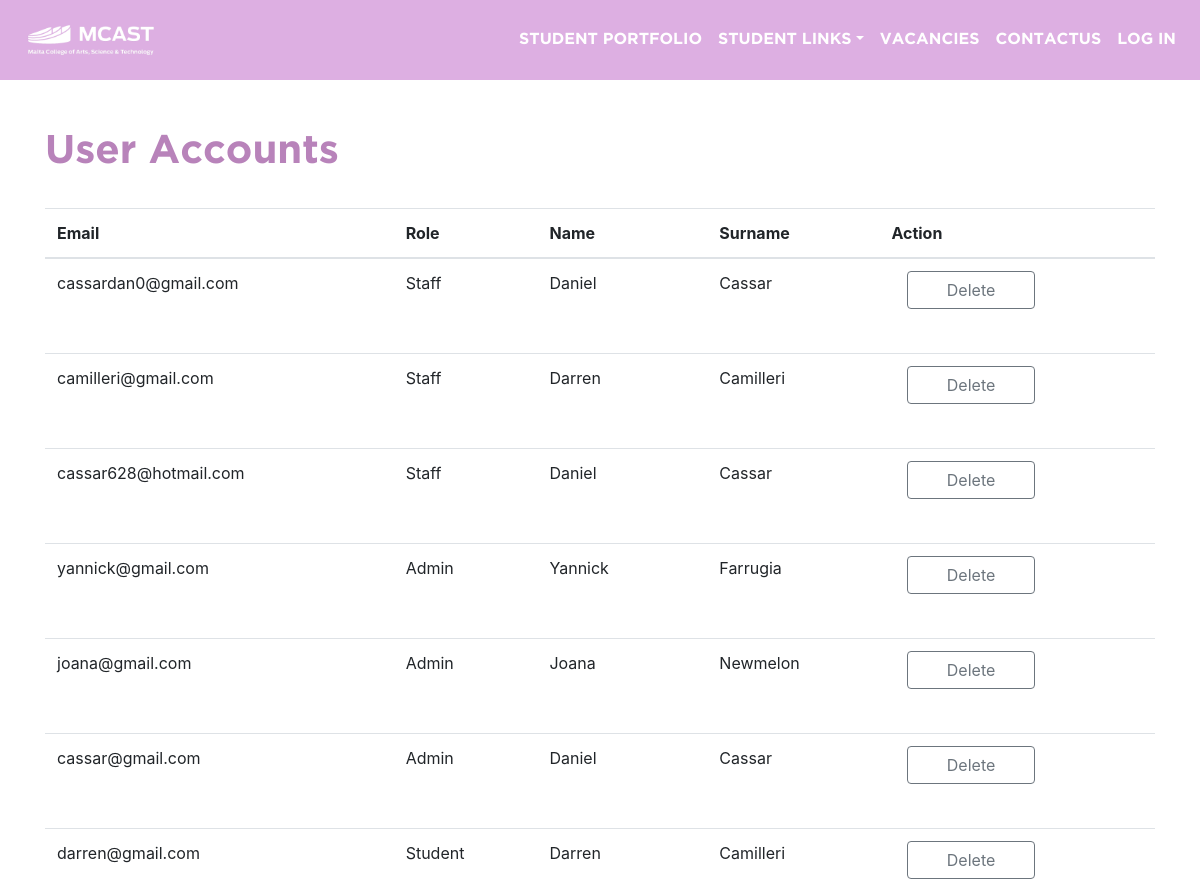
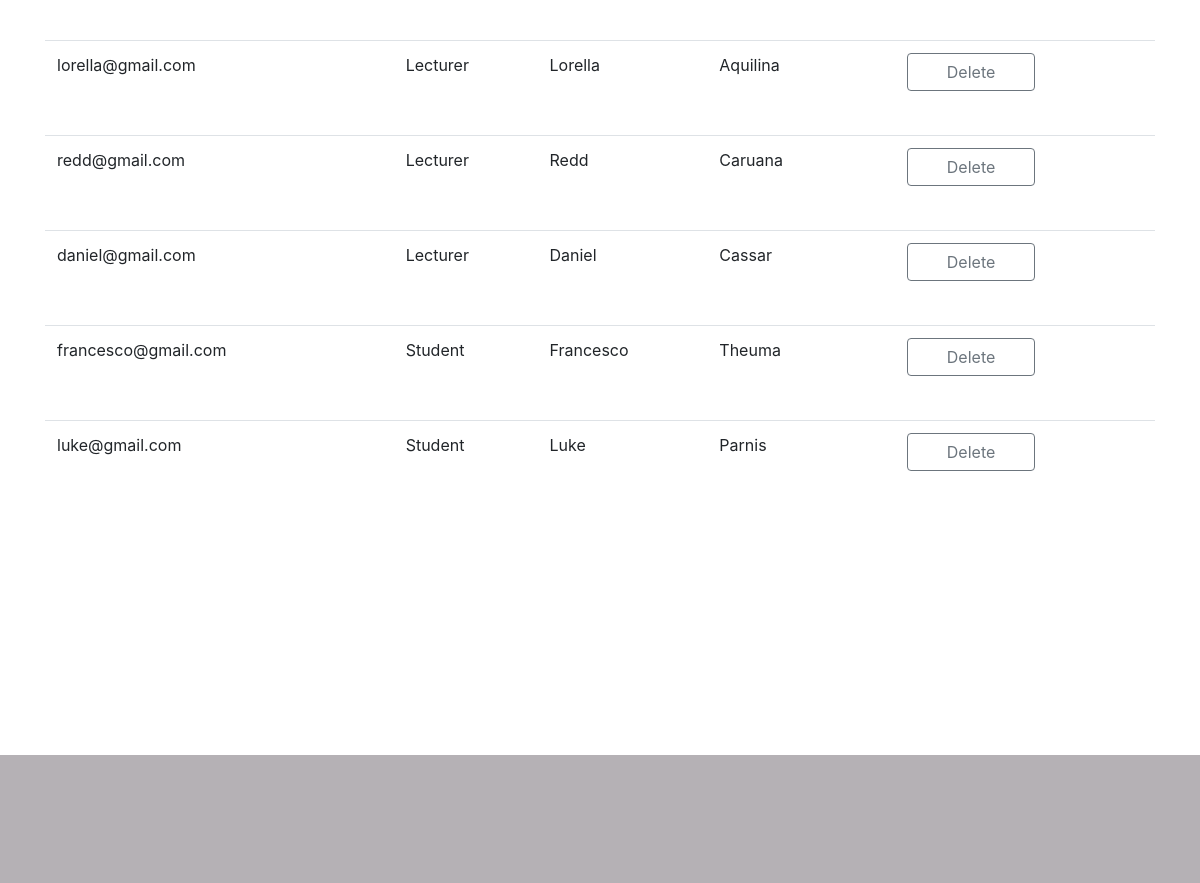
/ICA_WEBSITE/index.php/admin/admin, run on an earlier commit of the app's database (2 pictures, top to bottom).
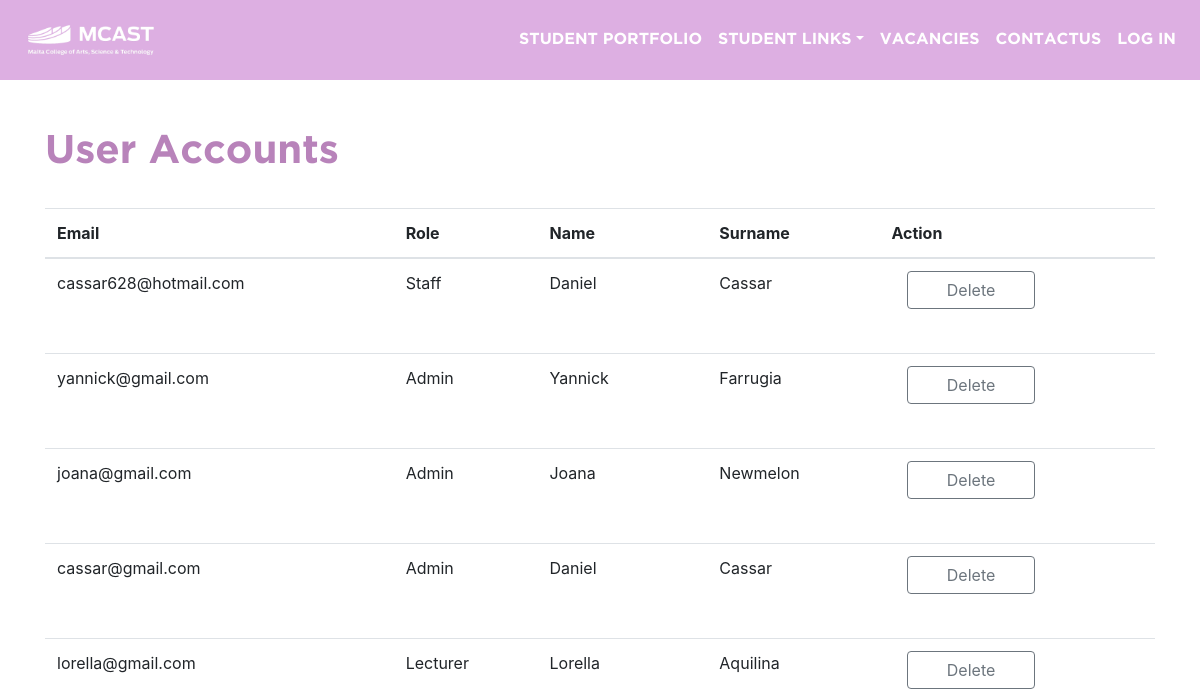
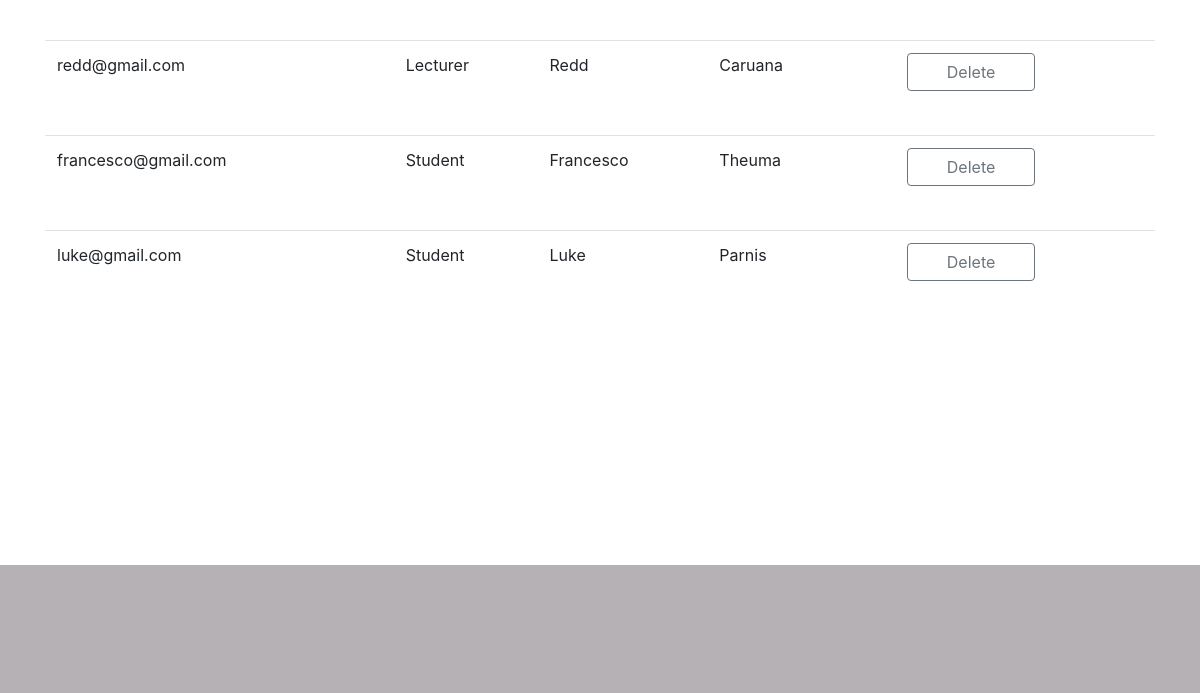
And on a later commit of the database (2 pictures, top to bottom).
### tables this page shows
CREATE TABLE `tbl_users` (
  `id` mediumint(8) UNSIGNED NOT NULL,
  `u_email` varchar(500) NOT NULL,
  `u_password` varchar(100) NOT NULL,
  `u_salt` varchar(100) NOT NULL,
  `u_portfolio` tinyint(4) NOT NULL,
  `role_id` tinyint(2) UNSIGNED NOT NULL DEFAULT '2'
);

CREATE TABLE `tbl_roles` (
  `id` tinyint(2) UNSIGNED NOT NULL,
  `name` varchar(100) NOT NULL
);

CREATE TABLE `tbl_user_details` (
  `user_id` mediumint(8) UNSIGNED NOT NULL,
  `u_name` varchar(250) NOT NULL,
  `u_surname` varchar(250) NOT NULL,
  `u_creation` int(11) UNSIGNED NOT NULL
);

### ICA_WEBSITE/application/core/MY_Controller.php (called while the page is built, shortened)
<?php
class MY_Controller extends CI_Controller {
    protected function build($page = NULL, $param = NULL)
    {
        $this->load->view('templates/start');
        $this->load->view('navbar', $this->nav());
        if ($page != NULL)
        {
            if (is_array($page))
            {
                foreach ($page as $key => $data)
                {
                    $this->load->view($key, $data);
                }
            }
            else
            {
                $this->load->view($page, $param);
            }
        }
        $this->load->view('templates/end');
    }
    private function nav()
	{
        $nav = [];
        $nav['STUDENT PORTFOLIO'] = 'portfolio';
            $dropdown = [];
            $dropdown['RESOURCES'] = 'academicResource';
            $dropdown['TIMETABLES'] = 'timetable';
        $nav['STUDENT LINKS'] = $dropdown;
        $nav['VACANCIES'] = 'vacancies';
        $nav['CONTACTUS'] = 'contactUs';
        if($this->check_login())
        {
            $nav['LOG OUT'] = 'logout';
        }
        else
        {
            $nav['LOG IN'] = 'login';
        }
		$data = array(
			'navbar'        => $nav,
			'extra'         => array(
				'class'         => 'ml-auto'
			)
        );
        return $data;
    }
    protected function check_login()
    {
        $data = $this->session->userdata;
        if(!array_key_exists('session_code',$data))
        {
            return FALSE;
        }
        return TRUE;
    }
}

### ICA_WEBSITE/application/controllers/Admin.php (called while the page is built, shortened)
<?php
class Admin extends MY_Controller {
	public function admin()
	{
		$data = array(
			'form_action'  => 'userDelete',
			'users' 	   => $this->admin->retrieveAllUsers(),
			'delete'       => array(
                'submit'        => array(
					'type'          => 'submit',
					'class'			=> 'btn btn-outline-secondary portfolioDeleteButton',
                    'content'       => 'Delete'
                )
            ),
		);
		$this->build('admin',$data);
	}
}

### ICA_WEBSITE/index.php (called while the page is built, shortened)
<?php
require_once BASEPATH.'core/CodeIgniter.php';

### ICA_WEBSITE/application/models/Admin_Model.php (called while the page is built, shortened)
<?php
class Admin_Model extends CI_Model
{
    public function retrieveAllUsers()
    {
        return $this->db->select('
                          tbl_users.id,
                          tbl_roles.name AS role,
                          tbl_users.u_email AS email,
                          tbl_user_details.u_name AS name,
                          tbl_user_details.u_surname AS surname,')
                      ->join('tbl_user_details', 'tbl_user_details.user_id = tbl_users.id', 'left')
                      ->join('tbl_roles', 'tbl_roles.id = tbl_users.role_id', 'left')
                      ->get('tbl_users');
    }
}

### ICA_WEBSITE/application/views/admin.php (the view, shortened to what this page needs)
<div class="container">
<div class="row" >
<div class="col-lg-12 spacing6">
</div>
</div>
<section>
<h1>User Accounts</h1>
<table class="table">
 <thead>
   <tr>
      <th scope="col">Email</th>
      <th scope="col">Role</th>
      <th scope="col">Name</th>
      <th scope="col">Surname</th>
      <th scope="col">Action</th>
    </tr>
   </thead>
<?php foreach ($users->result_array() as $user): ?>
    <tr>
        <td><?=$user['email']?></td>
        <td><?=$user['role']?></td>
        <td><?=$user['name']?></td>
        <td><?=$user['surname']?></td>
        <td>
<?=form_open($form_action)?>
<?=form_button($delete['submit'])?>
<?=form_close()?>
        </td>
    </tr>
<?php endforeach;?>
</table>
</div>

### ICA_WEBSITE/application/views/templates/start.php (shortened to what this page needs)
<!DOCTYPE html>
<html lang="en">
<head>
  <link text="text/css" href="/assets/bootstrap/css/bootstrap.min.css" rel="stylesheet">
  <link href="/assets/css/style.css" rel="stylesheet">
</head>
<body>

### ICA_WEBSITE/application/views/navbar.php (shortened to what this page needs)
<nav class="navbar navbar-expand-lg navbar-light fixed-top">
    <a href='home' class="navbar-brand"><img src="/assets/images/logo_white.png" id="logoimage"></a>
    <div class="collapse navbar-collapse" id="navbarResponsive">
        <?=navbar($navbar, $extra);?>
    </div>
</nav>

### ICA_WEBSITE/application/helpers/nav_helper.php (shortened to what this page needs)
<?php
if (!function_exists('navbar'))
{
    function navbar($nav = NULL, $attributes = '')
    {
        function nav_link($page, $item, $list = TRUE)
        {
            if ($list) echo '<li class="nav-item">';
            echo anchor($item, $page, array('class' => $list ? 'nav-link' : 'dropdown-item'));
            if ($list) echo '</li>';
        }
        function nav_dropdown($page, $items)
        {
            echo '<li class="nav-item dropdown">';
            echo anchor('#', $page, array('class' => 'nav-link dropdown-toggle', 'data-toggle' => 'dropdown'));
            echo '</li>';
        }
        if ($nav != NULL)
        {
            if ($attributes !== '')
    		{
    			$attributes = _stringify_attributes($attributes);
    		}
            echo '<div ' .$attributes. '>';
            echo '<ul class="navbar-nav">';
            foreach ($nav as $page => $item)
            {
                if (!is_array($item)) nav_link($page, $item);
                else nav_dropdown($page, $item);
            }
            echo '</ul>';
            echo '</div>';
        }
    }
}

### ICA_WEBSITE/application/views/templates/end.php (shortened to what this page needs)
<footer>
      </footer>
</body>
</html>

### ICA_WEBSITE/assets/css/style.css (style rules this page uses)
footer { padding-top: 8em; margin-top: 15em; background-color: #b5b1b5; width: 100%; }
h1 { font-family: GothamBold,Arial,sans-serif; font-weight:normal; font-style:normal; color: #b883ba; }
a { font-family: GothamBold,Arial,sans-serif; font-weight:normal; font-style:normal; }
nav { background-color: #ddafe2; }
body { width: 100%; }
.navbar-light .navbar-nav .nav-link { font-weight: bold; color: white ; }
.spacing6 { padding-top: 6em; }
#logoimage { width: 7.5em; }
.portfolioDeleteButton { padding-right: 2.4em; padding-left: 2.4em; margin-left: 1em; margin-bottom: 2em; display: block; }

What changed in the data, as far as the page shows it:
removed tbl_users: u_email "cassardan0@gmail.com", role.name "Staff", tbl_user_details.u_name "Daniel", tbl_user_details.u_surname "Cassar"
removed tbl_users: u_email "camilleri@gmail.com", role.name "Staff", tbl_user_details.u_name "Darren", tbl_user_details.u_surname "Camilleri"
removed tbl_users: u_email "darren@gmail.com", role.name "Student", tbl_user_details.u_name "Darren", tbl_user_details.u_surname "Camilleri"
removed tbl_users: u_email "daniel@gmail.com", role.name "Lecturer", tbl_user_details.u_name "Daniel", tbl_user_details.u_surname "Cassar"
